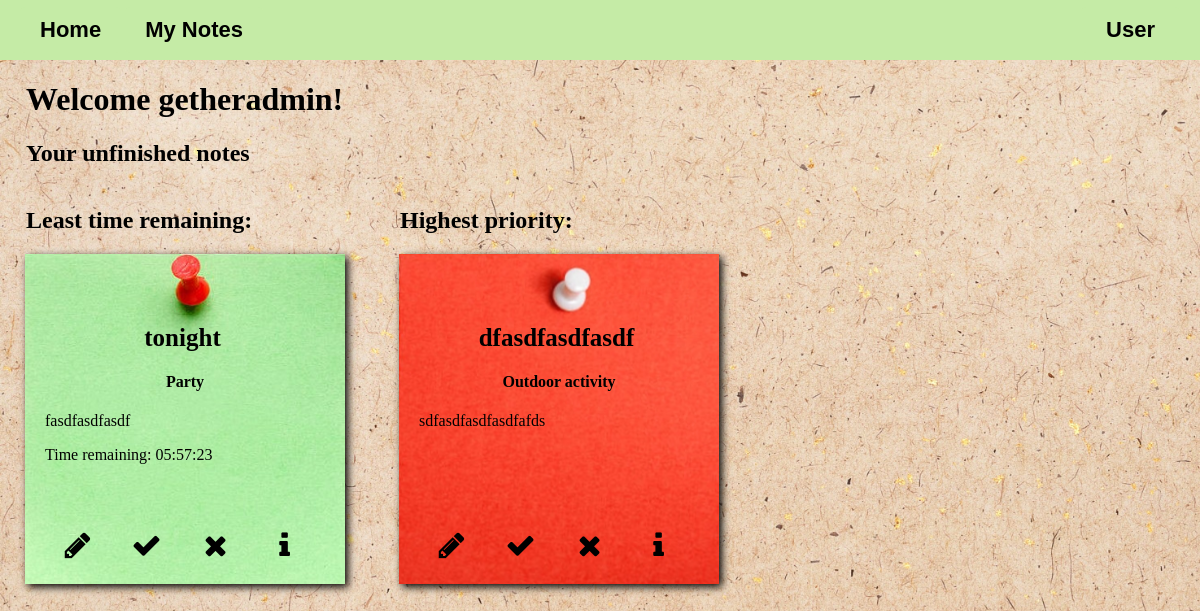
Screenshot of / (signed in) with the database file from the repository.
### viewer/models.py (models this page shows, shortened)
class Note(Model):
    PRIORITY_CHOICES = [
        (1, "Low"),
        (2, "Mid"),
        (3, "High"),
        (4, "Top")
    ]
    COLD = 'Cold (below 0°C)'
    MODERATE = 'Moderate (0-15°C)'
    WARM = 'Warm (16°C +)'
    WEATHER_CHOICES = [
        (COLD, 'Cold (below 0°C)'),
        (MODERATE, 'Moderate (0-15°C)'),
        (WARM, 'Warm (16°C +)'),
    ]
    user = ForeignKey(User, on_delete=CASCADE)
    category = ForeignKey(Category, on_delete=CASCADE)
    name = CharField(max_length=100)
    priority = IntegerField(choices=PRIORITY_CHOICES, default="Low")
    created_at = DateTimeField(auto_now_add=True)
    scheduled_time = DateTimeField(blank=True, null=True)
    description = TextField()
    preferred_weather = CharField(max_length=50, choices=WEATHER_CHOICES, blank=True)
    finished = BooleanField(default=False)

class Category(Model):
    name = CharField(max_length=50)

### viewer/views.py (the view)
# urls.py: path('', homepage, name="homepage"),
def homepage(request):
    user_id = request.user.id
    now_utc = datetime.now(timezone.utc)
    notes_ordered_by_time = Note.objects.filter(user_id=user_id, scheduled_time__gte=now_utc, finished=False).order_by('scheduled_time')
    first_note_by_time = notes_ordered_by_time.first()
    try:
        note_with_priority_4 = Note.objects.get(user_id=user_id, finished=False, priority=4)
    except Note.DoesNotExist:
        note_with_priority_4 = None
    if first_note_by_time is not None:
        remaining_time = (first_note_by_time.scheduled_time - now_utc).total_seconds()
        days = int(remaining_time // (24 * 3600))
        seconds = int(remaining_time % (24 * 3600))
        hours = seconds // 3600
        minutes = (seconds // 60) % 60
        seconds = seconds % 60
        if days > 0:
            remaining_time_formatted = f"{days}d:{hours:02d}h:{minutes:02d}m:{seconds:02d}s"
        else:
            remaining_time_formatted = f"{hours:02d}:{minutes:02d}:{seconds:02d}"
    else:
        remaining_time_formatted = ''
    return render(request, 'homepage.html', {"first_note_by_time": first_note_by_time, "remaining_time_formatted": remaining_time_formatted,
                                             "note_with_priority_4": note_with_priority_4})

### viewer/templates/homepage.html (shortened to what this page needs)
{% extends 'base.html' %}
{% block content %}
{% load static %}
<body>
<link rel="stylesheet" href="{% static 'styling.css' %}">
<link rel="stylesheet" href="http://cdnjs.cloudflare.com/ajax/libs/font-awesome/4.4.0/css/font-awesome.min.css">
{% if request.user.is_authenticated %}
    <h1>Welcome {{ request.user.username }}!</h1>
    {% if first_note_by_time or note_with_priority_4 %}
    <h2>Your unfinished notes</h2>
    {% else %}
    <h2>There is nothing to worry about, all your time-scheduled and top-priority notes are done.</h2>
    {% endif %}
    <div style="display: inline-block;">
    {% if first_note_by_time %}
    <h2>Least time remaining:</h2>
        <div class="note">
            <div class="note-content">
                <h3>{{ first_note_by_time.name }}</h3>
                <h4>{{ first_note_by_time.category.name }}</h4>
                <p>{{ first_note_by_time.description }}</p>
                <p>Time remaining: {{ remaining_time_formatted }}</p>
            </div>
            <div class="note-actions">
                <a href="http://127.0.0.1:8000/notes/{{ first_note_by_time.id }}/edit/"><button class="edit-note"><i class="fa fa-pencil"></i></button></a>
                    <form style="display: inline-block;" method="post" action="{% url 'finish_note' first_note_by_time.id %}" onsubmit="return confirm('Is it really finished?')">
                      <button class="finish-note"><i class='fa fa-check'></i></button>
                    </form>
                    <form style="display: inline-block;" method="post" action="{% url 'delete_note' first_note_by_time.id %}" onsubmit="return confirm('Are you sure you want to delete this note?')">
                      <button class="delete-note"><i class="fa fa-times"></i></button>
                    </form>
                <a href="http://127.0.0.1:8000/note_detail/{{ first_note_by_time.id }}"><button class="note-details"><i class='fa fa-info'></i></button></a>
            </div>
        </div>
    </div>
    {% endif %}
    <div style="display: inline-block;">
    {% if note_with_priority_4 %}
    <h2>Highest priority:</h2>
        <div class="note-high-priority">
            <div class="note-content">
                <h3>{{ note_with_priority_4.name }}</h3>
                <h4>{{ note_with_priority_4.category.name }}</h4>
                <p>{{ note_with_priority_4.description }}</p>
            </div>
            <div class="note-actions">
                <a href="http://127.0.0.1:8000/notes/{{ note_with_priority_4.id }}/edit/"><button class="edit-note"><i class="fa fa-pencil"></i></button></a>
                    <form style="display: inline-block;" method="post" action="{% url 'finish_note' note_with_priority_4.id %}" onsubmit="return confirm('Is it really finished?')">
                      <button class="finish-note"><i class='fa fa-check'></i></button>
                    </form>
                    <form style="display: inline-block;" method="post" action="{% url 'delete_note' note_with_priority_4.id %}" onsubmit="return confirm('Are you sure you want to delete this note?')">
                      <button class="delete-note"><i class="fa fa-times"></i></button>
                    </form>
                <a href="http://127.0.0.1:8000/note_detail/{{ note_with_priority_4.id }}"><button class="note-details"><i class='fa fa-info'></i></button></a>
            </div>
        </div>
    </div>
    {% endif %}
{% else %}
    <h1>Welcome to Notepad app!</h1>
    <h2>In this app, you can add notes with various filters.</h2>
    <h2>To begin, you need to be logged into our site.</h2>
{% endif %}
</body>
{% endblock %}

### viewer/static/styling.css (style rules this page uses)
h1, h2 { margin-left: 26px; }
h3 { font-size: 25px; margin: 10px 5px 5px 0px; }
h3, h4 { text-align: center; }
body { margin: 0; background-image: url('background/background1.jpg' ); background-size: cover; }
.note { background-image: url('background/sticker.jpg' ); background-size: cover; box-shadow: 3px 3px 8px rgba(0, 0, 0, 2); padding: 10px 20px 20px 20px; vertical-align: top; display: inline-block; text-align: left; width: 280px; height: 300px; margin: 0px 25px 25px 25px; overflow: hidden; }
.note-high-priority { background-image: url('background/priority-sticker.jpg' ); background-size: cover; box-shadow: 3px 3px 8px rgba(0, 0, 0, 2); padding: 10px 20px 20px 20px; vertical-align: top; display: inline-block; text-align: left; width: 280px; height: 300px; margin: 0px 25px 25px 25px; overflow: hidden; }
.note-content { margin-top: 50px; position: relative; overflow: auto; height: calc(100% - 100px); }
.note-actions button { position: relative; bottom: 0; display: inline-block; width: 45px; height: 45px; margin: 10px; border: none; border-radius: 50%; background-color: #4598bd00; font-size: 30px; }

### rows the page displays
Note: name "tonight", category.name "Party", description "fasdfasdfasdf"
Note: name "dfasdfasdfasdf", category.name "Outdoor activity", description "sdfasdfasdfasdfafds"

### other values shown
{{ request.user.username }} "getheradmin"
{{ remaining_time_formatted }} "05:57:23"
